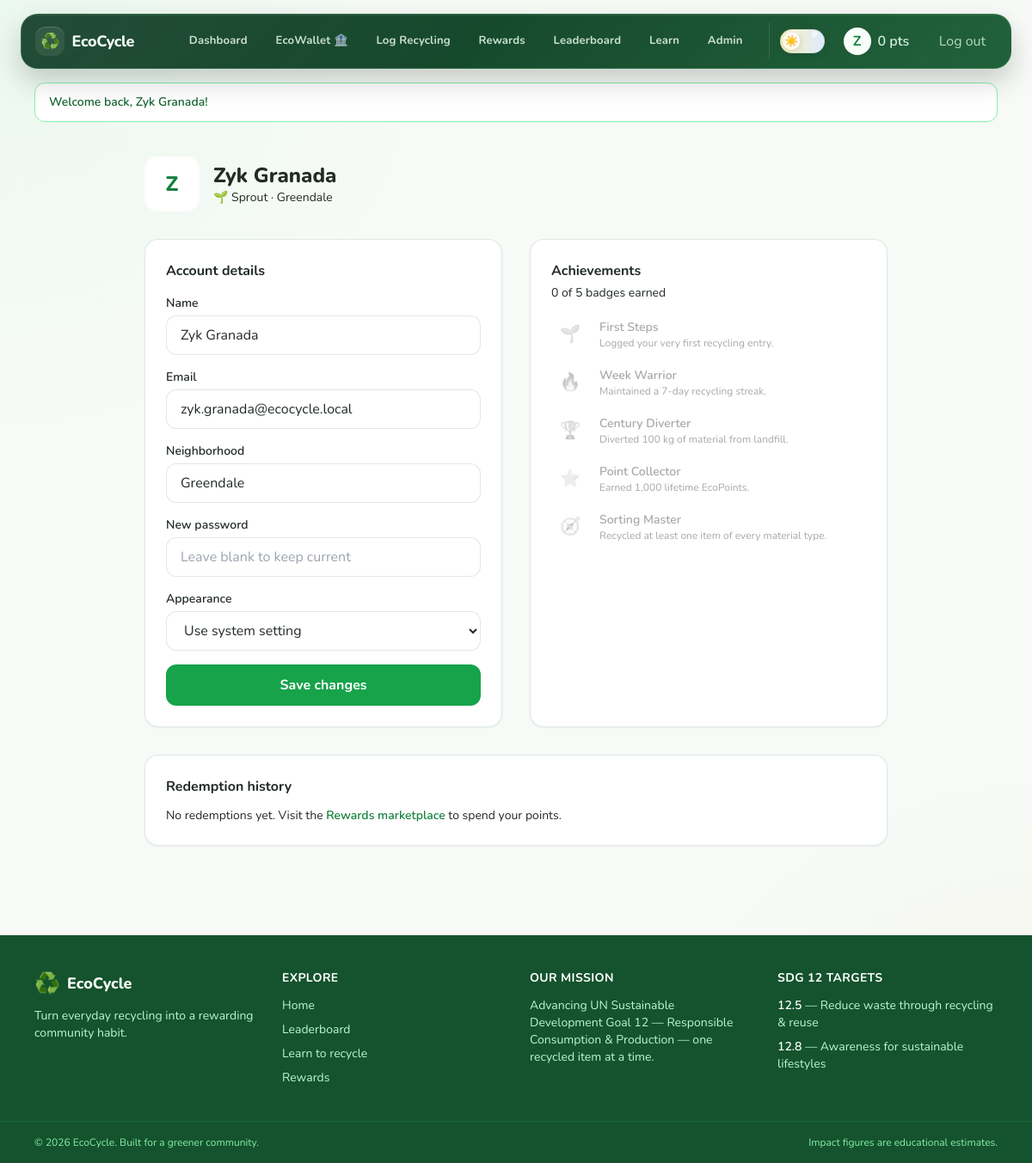
The app's page /profile.php (signed in) with its own data.
### tables this page shows
CREATE TABLE users (
    id             INT AUTO_INCREMENT PRIMARY KEY,
    name           VARCHAR(120)  NOT NULL,
    email          VARCHAR(190)  NOT NULL UNIQUE,
    password_hash  VARCHAR(255)  NOT NULL,
    neighborhood   VARCHAR(120)  NOT NULL DEFAULT 'Greendale',
    auth_provider  VARCHAR(20)   NOT NULL DEFAULT 'email',
    email_verified_at DATETIME   NULL,
    avatar_id      VARCHAR(40)   NULL,
    interests      VARCHAR(255)  NULL,
    referral_code_used VARCHAR(50) NULL,
    referred_by_user_id INT       NULL,
    newsletter_opt_in TINYINT(1) NOT NULL DEFAULT 0,
    theme_preference VARCHAR(20) NOT NULL DEFAULT 'system',
    points_balance INT           NOT NULL DEFAULT 0,
    total_points   INT           NOT NULL DEFAULT 0,
    streak_count   INT           NOT NULL DEFAULT 0,
    last_log_date  DATE          NULL,
    is_admin       TINYINT(1)    NOT NULL DEFAULT 0,
    created_at     DATETIME      NOT NULL DEFAULT CURRENT_TIMESTAMP
);

CREATE TABLE badges (
    id             INT AUTO_INCREMENT PRIMARY KEY,
    code           VARCHAR(40)  NOT NULL UNIQUE,
    name           VARCHAR(80)  NOT NULL,
    description    VARCHAR(200) NOT NULL,
    icon           VARCHAR(10)  NOT NULL DEFAULT '🏅'
);

### includes/functions.php (called while the page is built, shortened)
<?php
require_once __DIR__ . '/../config/config.php';
function sanitizeThemePreference(string $theme): string
{
    $theme = strtolower(trim($theme));
    return in_array($theme, ['light', 'dark', 'system'], true) ? $theme : 'system';
}
function levels(): array
{
    return [
        ['name' => 'Sprout',         'min' => 0,    'icon' => '🌱'],
        ['name' => 'Sapling',        'min' => 250,  'icon' => '🌿'],
        ['name' => 'Green Guardian', 'min' => 1000, 'icon' => '🌳'],
        ['name' => 'Eco Champion',   'min' => 3000, 'icon' => '🏆'],
    ];
}
function levelForPoints(int $points): array
{
    $current = levels()[0];
    foreach (levels() as $level) {
        if ($points >= $level['min']) {
            $current = $level;
        }
    }
    return $current;
}
function isLoggedIn(): bool
{
    return isset($_SESSION['user_id']);
}
function currentUser(): ?array
{
    static $cached = null;
    if ($cached !== null) {
        return $cached;
    }
    $stmt = db()->prepare('SELECT * FROM users WHERE id = ?');
    $stmt->execute([$_SESSION['user_id']]);
    $user = $stmt->fetch();
    $cached = $user ?: null;
    return $cached;
}
function isAdmin(): bool
{
    $user = currentUser();
    return $user !== null && (int) ($user['is_admin'] ?? 0) === 1;
}
function e(?string $value): string
{
    return htmlspecialchars((string) $value, ENT_QUOTES, 'UTF-8');
}
function num($value, int $decimals = 0): string
{
    return number_format((float) $value, $decimals);
}
function takeFlashes(): array
{
    $flashes = $_SESSION['flash'] ?? [];
    return $flashes;
}

### config/config.php (called while the page is built, shortened)
<?php
function db(bool $withDatabase = true): PDO
{
    static $pdo = null;
    if ($pdo instanceof PDO && $withDatabase) {
        return $pdo;
    }
    $dsn = sprintf('mysql:host=%s;port=%s;charset=utf8mb4', DB_HOST, DB_PORT);
    if ($withDatabase) {
        $dsn = sprintf('mysql:host=%s;port=%s;dbname=%s;charset=utf8mb4', DB_HOST, DB_PORT, DB_NAME);
    }
    $options = [
        PDO::ATTR_ERRMODE            => PDO::ERRMODE_EXCEPTION,
        PDO::ATTR_DEFAULT_FETCH_MODE => PDO::FETCH_ASSOC,
        PDO::ATTR_EMULATE_PREPARES   => false,
    ];
    $connection = new PDO($dsn, DB_USER, DB_PASS, $options);
    return $connection;
}

### profile.php (the view, shortened to what this page needs)
<?php
require_once __DIR__ . '/includes/functions.php';
$user   = currentUser();
$allBadges = db()->query('SELECT * FROM badges ORDER BY id')->fetchAll();
$earned = [];
$redStmt = db()->prepare(
    'SELECT r.*, w.title, w.icon, p.business_name
       FROM redemptions r
       JOIN rewards w  ON w.id = r.reward_id
       JOIN partners p ON p.id = w.partner_id
      WHERE r.user_id = ?
      ORDER BY r.created_at DESC'
);
$redStmt->execute([$user['id']]);
$redemptions = $redStmt->fetchAll();
$level = levelForPoints((int) $user['total_points']);
require __DIR__ . '/includes/header.php';
?>
<section class="max-w-4xl mx-auto px-4 py-10">
    <div class="flex items-center gap-4">
        <div class="w-16 h-16 rounded-2xl bg-eco-100 text-eco-700 grid place-items-center text-2xl font-extrabold" aria-hidden="true"><?= e(strtoupper(substr($user['name'], 0, 1))) ?></div>
        <div>
            <h1 class="text-2xl font-extrabold text-slate-900"><?= e($user['name']) ?></h1>
            <p class="text-slate-500 text-sm"><?= e($level['icon']) ?> <?= e($level['name']) ?> · <?= e($user['neighborhood']) ?></p>
        </div>
    </div>
    <div class="mt-8 grid gap-8 lg:grid-cols-2">
        <div class="bg-white rounded-2xl shadow-sm border border-eco-100 p-6">
            <h2 class="font-bold text-slate-900">Account details</h2>
            <form method="post" class="mt-4 space-y-4" novalidate>
                <div>
                    <label for="name" class="block text-sm font-semibold text-slate-700">Name</label>
                    <input id="name" name="name" type="text" required value="<?= e($user['name']) ?>"
                           class="mt-1 w-full rounded-xl border border-slate-200 px-4 py-2.5 focus:border-eco-500 focus:ring-eco-500">
                </div>
                <div>
                    <label class="block text-sm font-semibold text-slate-700">Email</label>
                    <input type="email" value="<?= e($user['email']) ?>" disabled
                           class="mt-1 w-full rounded-xl border border-slate-100 bg-slate-50 text-slate-400 px-4 py-2.5">
                </div>
                <div>
                    <label for="neighborhood" class="block text-sm font-semibold text-slate-700">Neighborhood</label>
                    <input id="neighborhood" name="neighborhood" type="text" value="<?= e($user['neighborhood']) ?>"
                           class="mt-1 w-full rounded-xl border border-slate-200 px-4 py-2.5 focus:border-eco-500 focus:ring-eco-500">
                </div>
                <div>
                    <label for="password" class="block text-sm font-semibold text-slate-700">New password</label>
                    <input id="password" name="password" type="password" placeholder="Leave blank to keep current"
                           class="mt-1 w-full rounded-xl border border-slate-200 px-4 py-2.5 focus:border-eco-500 focus:ring-eco-500">
                </div>
                <div>
                    <label for="theme_preference" class="block text-sm font-semibold text-slate-700">Appearance</label>
                    <select id="theme_preference" name="theme_preference" class="mt-1 w-full rounded-xl border border-slate-200 px-4 py-2.5 focus:border-eco-500 focus:ring-eco-500">
                        <option value="system" <?= (($user['theme_preference'] ?? 'system') === 'system') ? 'selected' : '' ?>>Use system setting</option>
                    </select>
                </div>
                <button type="submit" class="w-full py-3 rounded-xl bg-eco-600 text-white font-bold hover:bg-eco-700 transition">Save changes</button>
            </form>
        </div>
        <div class="bg-white rounded-2xl shadow-sm border border-eco-100 p-6">
            <h2 class="font-bold text-slate-900">Achievements</h2>
            <p class="text-sm text-slate-500 mt-1"><?= count($earned) ?> of <?= count($allBadges) ?> badges earned</p>
            <ul class="mt-4 space-y-3">
                <?php foreach ($allBadges as $badge):
                    $isEarned = isset($earned[(int) $badge['id']]); ?>
                    <li class="flex items-center gap-3 <?= $isEarned ? '' : 'opacity-40' ?>">
                        <span class="w-11 h-11 rounded-xl grid place-items-center text-xl <?= $isEarned ? 'bg-eco-100' : 'bg-slate-100 grayscale' ?>" aria-hidden="true"><?= e($badge['icon']) ?></span>
                        <div>
                            <div class="font-semibold text-slate-800 text-sm"><?= e($badge['name']) ?> <?php if ($isEarned): ?><span class="text-eco-600">✓</span><?php endif; ?></div>
                            <div class="text-xs text-slate-500"><?= e($badge['description']) ?></div>
                        </div>
                    </li>
                <?php endforeach; ?>
            </ul>
        </div>
    </div>
    <div class="mt-8 bg-white rounded-2xl shadow-sm border border-eco-100 p-6">
        <h2 class="font-bold text-slate-900">Redemption history</h2>
        <?php if (!$redemptions): ?>
            <p class="mt-3 text-sm text-slate-500">No redemptions yet. Visit the <a href="rewards.php" class="text-eco-700 font-semibold hover:underline">Rewards marketplace</a> to spend your points.</p>
        <?php endif; ?>
    </div>
</section>
<?php require __DIR__ . '/includes/footer.php'; ?>

### includes/header.php (shortened to what this page needs)
<?php
require_once __DIR__ . '/functions.php';
$user   = currentUser();
$active = basename($_SERVER['PHP_SELF']);
$themePreference = $user && isset($user['theme_preference']) ? sanitizeThemePreference((string) $user['theme_preference']) : 'system';
function navLink(string $href, string $label, string $active): string
{
    $isActive = $active === $href;
    $classes  = $isActive
        ? 'nav-link nav-link-active'
        : 'nav-link';
    return '<a href="' . $href . '" class="' . $classes . '">' . e($label) . '</a>';
}
?>
<!DOCTYPE html>
<html lang="en" class="scroll-smooth" data-theme="<?= e($themePreference) ?>">
<head>
    <script src="https://cdn.tailwindcss.com"></script>
    <link rel="stylesheet" href="assets/css/style.css">
</head>
<body class="min-h-screen bg-eco-50 text-slate-800 font-sans antialiased flex flex-col" data-user-logged-in="<?= $user ? '1' : '0' ?>">
<header class="sticky top-0 z-40 pt-4">
    <nav class="nav-shell max-w-6xl mx-auto px-3 md:px-4 h-16 flex items-center justify-between" aria-label="Main navigation">
        <a href="index.php" class="nav-brand flex items-center gap-2 font-extrabold text-lg">
            <span class="brand-mark" aria-hidden="true">♻️</span>
            <span><?= e(APP_NAME) ?></span>
        </a>
        <div id="navMenu" class="hidden md:flex items-center gap-1 absolute md:static top-20 left-0 right-0 bg-transparent md:bg-transparent border-b md:border-0 border-eco-100 px-4 md:px-0 py-3 md:py-0 flex-col md:flex-row shadow md:shadow-none">
            <?php if ($user): ?>
                <?= navLink('dashboard.php', 'Dashboard', $active) ?>
                <?= navLink('wallet.php', 'EcoWallet 🏦', $active) ?>
                <?= navLink('log.php', 'Log Recycling', $active) ?>
                <?= navLink('rewards.php', 'Rewards', $active) ?>
                <?= navLink('leaderboard.php', 'Leaderboard', $active) ?>
                <?= navLink('learn.php', 'Learn', $active) ?>
                <?php if (isAdmin()): ?>
                    <?= navLink('admin.php', 'Admin', $active) ?>
                <?php endif; ?>
                <div class="nav-user-area flex items-center gap-3 md:ml-3 mt-2 md:mt-0 md:pl-3">
                    <button id="themeToggle" type="button" class="theme-switch" aria-label="Toggle light and dark mode" title="Toggle theme">
                        <span class="theme-icon" aria-hidden="true">☀️</span>
                    </button>
                    <a href="profile.php" class="nav-profile flex items-center gap-2">
                        <span class="w-8 h-8 rounded-full bg-eco-100 text-eco-700 grid place-items-center font-bold" aria-hidden="true"><?= e(strtoupper(substr($user['name'], 0, 1))) ?></span>
                        <span class="font-semibold"><?= num($user['points_balance']) ?> pts</span>
                    </a>
                    <a href="logout.php" class="nav-logout">Log out</a>
                </div>
            <?php endif; ?>
        </div>
    </nav>
</header>
<main id="main" class="flex-1 w-full">
<?php foreach (takeFlashes() as $flash):
    $palette = [
        'success' => 'bg-eco-100 text-eco-800 border-eco-300',
        'error'   => 'bg-red-50 text-red-700 border-red-200',
        'info'    => 'bg-sky-50 text-sky-700 border-sky-200',
    ][$flash['type']] ?? 'bg-slate-50 text-slate-700 border-slate-200';
?>
    <div class="max-w-6xl mx-auto px-4 pt-4">
        <div class="border <?= $palette ?> rounded-xl px-4 py-3 text-sm font-semibold" role="status"><?= e($flash['message']) ?></div>
    </div>
<?php endforeach; ?>

### records on screen
users: name "Z", points_balance "0", name "Zyk Granada", total_points "🌱", total_points "Sprout", neighborhood "Greendale", email "zyk.granada@ecocycle.local", theme_preference "Use system setting"
badges: icon "🌱", name "First Steps", description "Logged your very first recycling entry."
badges: icon "🔥", name "Week Warrior", description "Maintained a 7-day recycling streak."
badges: icon "🏆", name "Century Diverter", description "Diverted 100 kg of material from landfill."
badges: icon "⭐", name "Point Collector", description "Earned 1,000 lifetime EcoPoints."
badges: icon "🧭", name "Sorting Master", description "Recycled at least one item of every material type."

### other values on screen
APP_NAME "EcoCycle"
$label "Dashboard EcoWallet 🏦 Log Recycling Rewards Leaderboard Learn Admin"
$flash['message'] "Welcome back, Zyk Granada!"
count($earned) "0"
count($allBadges) "5"
APP_TAGLINE "Turn everyday recycling into a rewarding community habit."
